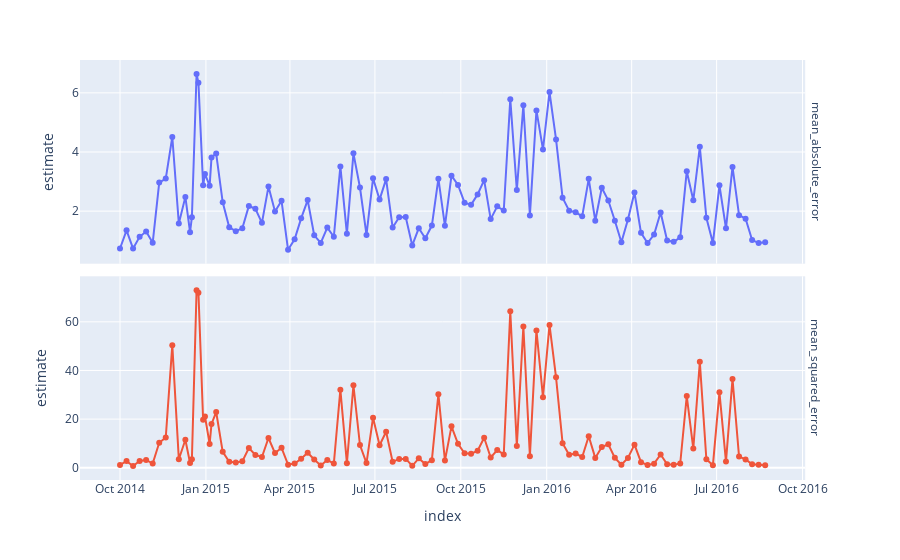

The code cell stored with this chart in its notebook:
### Code cell
monitor_plot = vetiver.plot_metrics(m)
monitor_plot.update_yaxes(matches=None)
monitor_plot.show()
